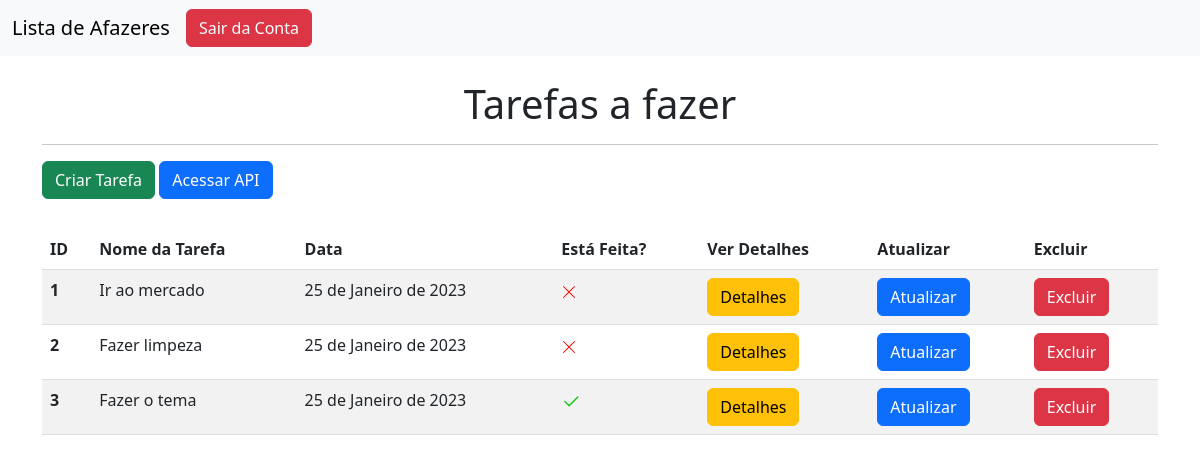
The app's page /todo_list/home/ (signed in), older data.
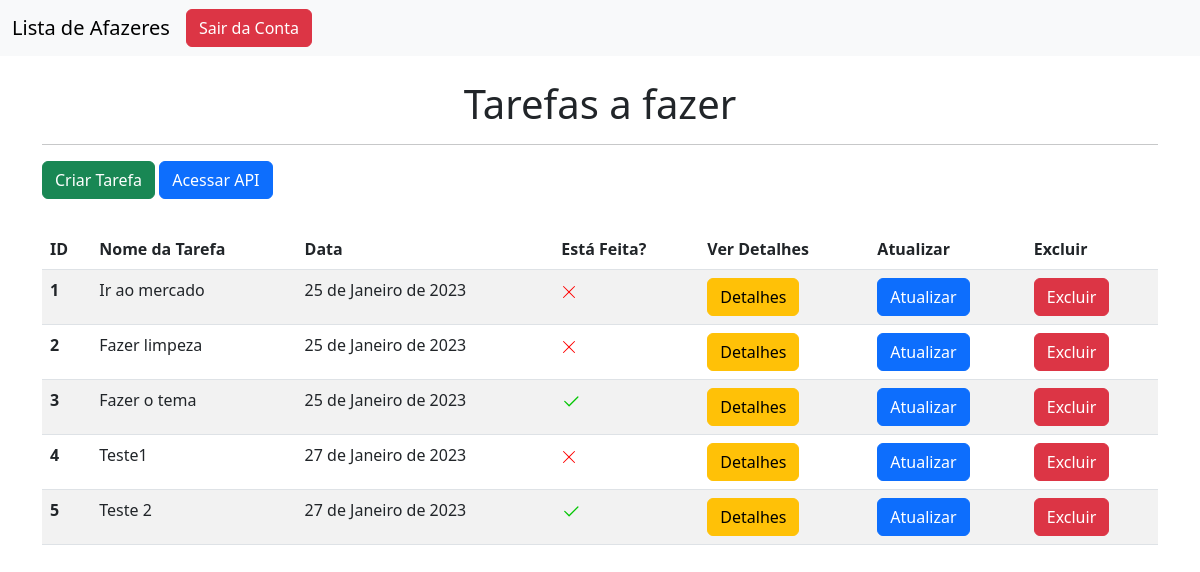
The same page, newer data.
### todo/models.py (models this page shows, shortened)
class Tarefa(models.Model):
    nome = models.CharField(max_length=100)
    data = models.DateField()
    esta_feita = models.BooleanField()

### todo/views.py (the view)
# urls.py: path('home/', views.home, name='home'),
@login_required(login_url='/auth/login/')
def home(request):
    tarefas = Tarefa.objects.all()
    return render(request, 'home.html', {'tarefas':tarefas})

### todo/templates/home.html (shortened to what this page needs)
{% extends 'base.html' %}
{% load static %}
{% block content_head %}
    <link rel="stylesheet" href="{% static 'todo/css/home.css' %}">
{% endblock %}
{% block content_body %}
    <div class="container">
        <br>
        <h1>Tarefas a fazer</h1>
        <hr>
        <a href="{% url 'criar_tarefa' %}" class="btn btn-success">Criar Tarefa</a>
        <a href="{% url 'api_todo' %}" class="btn btn-primary">Acessar API</a>
        <br>
        <table class="table table-striped" id="table-todo">
            <thead>
                <tr>
                    <th scope="col">ID</th>
                    <th scope="col">Nome da Tarefa</th>
                    <th scope="col">Data</th>
                    <th scope="col">Está Feita?</th>
                    <th scope="col">Ver Detalhes</th>
                    <th scope="col">Atualizar</th>
                    <th scope="col">Excluir</th>
                </tr>
            </thead>
            <tbody>
                {% for tarefa in tarefas %}
                    <tr>
                    <th scope="row">{{tarefa.id}}</th>
                        <td>{{tarefa.nome}}</td>
                        <td>{{tarefa.data}}</td>
                        {% if tarefa.esta_feita == False %}
                            <td>
                            </td>
                        {% else %}
                            <td><svg xmlns="http://www.w3.org/2000/svg" width="20" height="20" fill="currentColor" class="bi bi-check2" viewBox="0 0 16 16">
                                <path d="M13.854 3.646a.5.5 0 0 1 0 .708l-7 7a.5.5 0 0 1-.708 0l-3.5-3.5a.5.5 0 1 1 .708-.708L6.5 10.293l6.646-6.647a.5.5 0 0 1 .708 0z" id="check"/>
                              </svg>
                            </td>
                        {% endif %}
                        <td><a href="{% url 'detalhes_tarefa' tarefa.id %}" class="btn btn-warning">Detalhes</a></td>
                        <td><a href="{% url 'atualizar_tarefa' tarefa.id %}" class="btn btn-primary">Atualizar</a></td>
                        <td><a href="{% url 'excluir_tarefa' tarefa.id %}" class="btn btn-danger">Excluir</a></td>
                    </tr>
                {% endfor %}
            </tbody>
          </table>
    </div>
{% endblock %}

Row changes from the older to the newer data that the page shows:
added Tarefa: id "4", nome "Teste1", data "27 de Janeiro de 2023", esta_feita False (drawn)
added Tarefa: id "5", nome "Teste 2", data "27 de Janeiro de 2023", esta_feita True (drawn)
